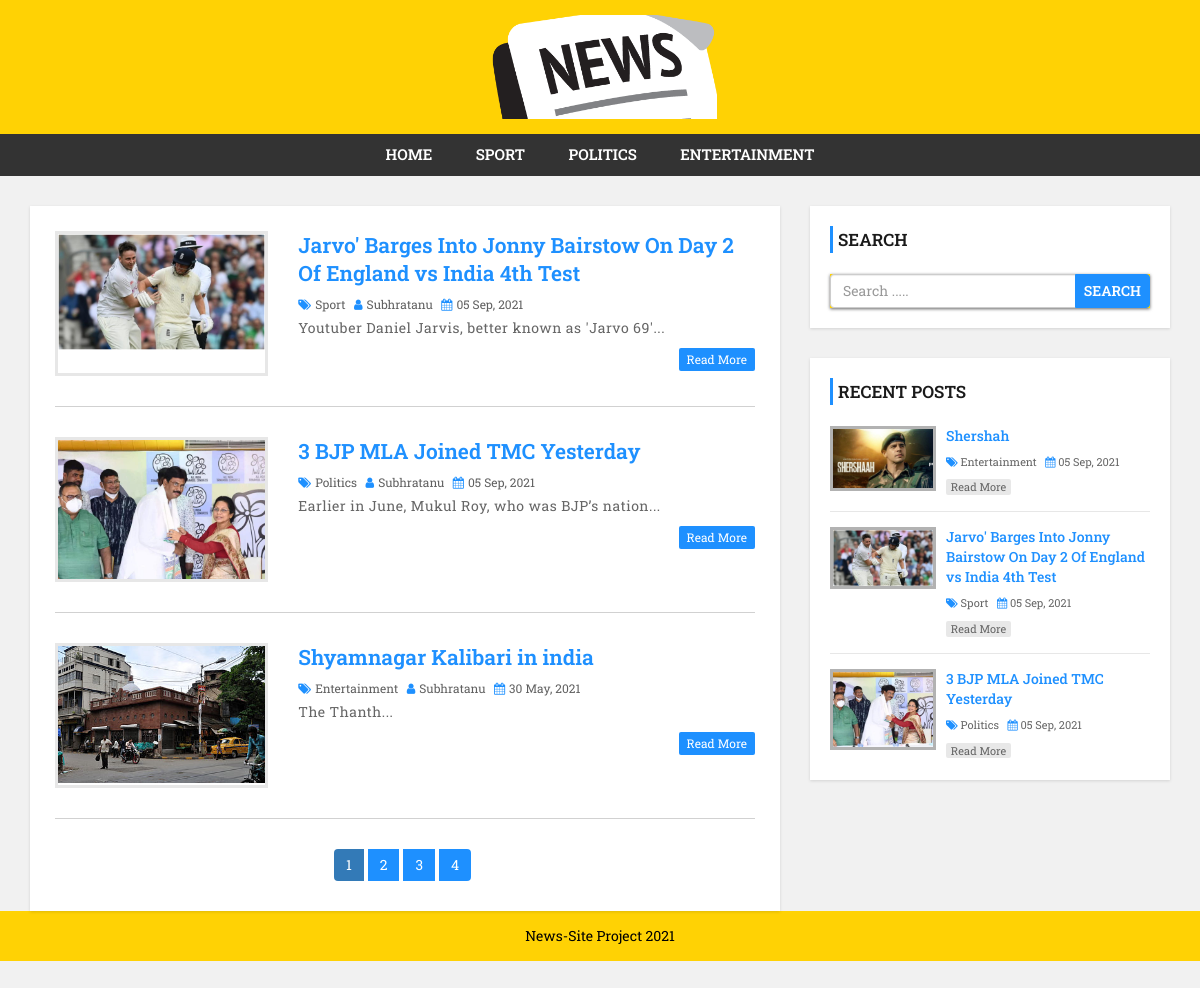
The page / on the database its author committed.
### tables this page shows
CREATE TABLE `category` (
  `category_id` int(11) NOT NULL,
  `category_name` varchar(100) NOT NULL,
  `post` int(11) NOT NULL DEFAULT 0
);

CREATE TABLE `post` (
  `post_id` int(11) NOT NULL,
  `title` varchar(100) NOT NULL,
  `description` text NOT NULL,
  `category` varchar(100) NOT NULL,
  `post_date` varchar(50) NOT NULL,
  `author` int(11) NOT NULL,
  `post_img` varchar(100) NOT NULL
);

CREATE TABLE `user` (
  `user_id` int(10) UNSIGNED NOT NULL,
  `first_name` varchar(30) NOT NULL,
  `last_name` varchar(30) NOT NULL,
  `username` varchar(30) DEFAULT NULL,
  `password` varchar(40) DEFAULT NULL,
  `role` int(11) NOT NULL
);

### config.php (called while the page is built, shortened)
<?php
$hostname="http://localhost/news-site";
?>

### index.php (the view)
<?php include 'header.php'; ?>
    <div id="main-content">
        <div class="container">
            <div class="row">
                <div class="col-md-8">
                    <div class="post-container">
                        <?php
                        include "config.php";
                        $limit=3;
                        if(isset($_GET['page'])){
                            $page=$_GET['page'];
                        }else{
                            $page=1;
                        }
                        $offset=($page-1)*$limit;
                        $sql="SELECT * FROM post
                        INNER JOIN category ON post.category=category.category_id
                        INNER JOIN user ON post.author=user.user_id
                        ORDER BY post.post_id DESC LIMIT {$offset},{$limit}";
                        $result=mysqli_query($conn,$sql) or die("Query failed");
                        if(mysqli_num_rows($result)>0){
                            while($row=mysqli_fetch_assoc($result)){
                        ?>
                        <div class="post-content">
                            <div class="row">
                                <div class="col-md-4">
                                    <a class="post-img" href="single.php?id=<?php echo $row['post_id'] ?>"><img src="admin/upload/<?php echo $row['post_img'] ?>" alt=""/></a>
                                </div>
                                <div class="col-md-8">
                                    <div class="inner-content clearfix">
                                        <h3><a href='single.php?id=<?php echo $row['post_id'] ?>'><?php echo $row['title'] ?></a></h3>
                                        <div class="post-information">
                                            <span>
                                                <i class="fa fa-tags" aria-hidden="true"></i>
                                                <a href='category.php?cid=<?php echo $row['category']; ?>'><?php echo $row['category_name'] ?></a>
                                            </span>
                                            <span>
                                                <i class="fa fa-user" aria-hidden="true"></i>
                                                <a href='author.php?aid=<?php echo $row['author']; ?>'><?php echo $row['username'] ?></a>
                                            </span>
                                            <span>
                                                <i class="fa fa-calendar" aria-hidden="true"></i>
                                                <?php echo $row['post_date']; ?>
                                            </span>
                                        </div>
                                        <p class="description">
                                            <?php echo substr($row['description'],0,50)."..." ?>
                                        </p>
                                        <a class='read-more pull-right' href='single.php?id=<?php echo $row['post_id'] ?>'>read more</a>
                                    </div>
                                </div>
                            </div>
                        </div>
                        <?php
                            }
                        }else{
                            echo "<h2>NO RECORD FOUND!</h2>";
                        }
                        $sql1="SELECT * FROM post";
                        $result1=mysqli_query($conn,$sql1) or die("Query failed");
                        if(mysqli_num_rows($result1)>0){
                        $total_records=mysqli_num_rows($result1);
                        $total_page=ceil($total_records/$limit);
                        echo "<ul class='pagination admin-pagination'>";
                        for($i=1;$i<=$total_page;$i++){
                            if($i==$page){
                                $active="active";
                            }else{
                                $active="";
                            }
                            echo '<li class="'.$active.'"><a href="index.php?page='.$i.'">'.$i.'</a></li>';
                        }
                        echo "</ul>";
                        }
                        ?>
                    </div>
                </div>
                <?php include 'sidebar.php'; ?>
            </div>
        </div>
    </div>
<?php include 'footer.php'; ?>

### header.php (shortened to what this page needs)
<?php
include "config.php";
?>
<!DOCTYPE html>
<html lang="en">
<head>
    <link rel="stylesheet" href="css/bootstrap.min.css" />
    <link rel="stylesheet" href="css/font-awesome.css">
    <link rel="stylesheet" href="css/style.css">
</head>
<body>
<div id="header" style="background-color: rgba(255,210,4);">
    <div class="container">
        <div class="row">
            <div class=" col-md-offset-4 col-md-4">
                <a href="index.php" id="logo"><img src="images/pic-1.png"></a>
            </div>
        </div>
    </div>
</div>
<div id="menu-bar">
    <div class="container">
        <div class="row">
            <div class="col-md-12">
                <?php
                include "config.php";
                $sql="SELECT * FROM category WHERE post > 0";
                $result=mysqli_query($conn,$sql) or die("Query failed: CATEGORY");
                if(mysqli_num_rows($result)>0){
                    $active="";
                ?>
                <ul class='menu'>
                    <li><a class='<?php echo $active; ?>' href=<?php echo $hostname; ?>>Home</a></li>
                    <?php
                    while($row=mysqli_fetch_assoc($result)){
                        ?>
                    <li><a class='<?php echo $active; ?>' href='category.php?cid=<?php echo $row['category_id'] ?>'><?php echo $row['category_name'] ?></a></li>
                    <?php } ?>
                </ul>
                <?php } ?>
            </div>
        </div>
    </div>
</div>

### sidebar.php
<div id="sidebar" class="col-md-4">
    <div class="search-box-container">
        <h4>Search</h4>
        <form class="search-post" action="search.php" method ="GET">
            <div class="input-group">
                <input type="text" name="search" class="form-control" placeholder="Search .....">
                <span class="input-group-btn">
                    <button type="submit" class="btn btn-danger">Search</button>
                </span>
            </div>
        </form>
    </div>
    <div class="recent-post-container">
        <h4>Recent Posts</h4>
        <?php
        include "config.php";
        $limit=3;
        $sql="SELECT * FROM post
            INNER JOIN category ON post.category=category.category_id
            ORDER BY post.post_id DESC LIMIT {$limit}";
        $result=mysqli_query($conn,$sql) or die("Query failed");
        if(mysqli_num_rows($result)>0){
            while($row=mysqli_fetch_assoc($result)){
        ?>
        <div class="recent-post">
            <a class="post-img" href="single.php?id=<?php echo $row['post_id'] ?>">
                <img src="admin/upload/<?php echo $row['post_img'] ?>" alt=""/>
            </a>
            <div class="post-content">
                <h5><a href="single.php?id=<?php echo $row['post_id'] ?>"><?php echo $row['title'] ?></a></h5>
                <span>
                    <i class="fa fa-tags" aria-hidden="true"></i>
                    <a href='category.php?cid=<?php echo $row['category']; ?>'><?php echo $row['category_name'] ?></a>
                </span>
                <span>
                    <i class="fa fa-calendar" aria-hidden="true"></i>
                     <?php echo $row['post_date']; ?>
                </span>
                <a class="read-more" href="single.php?id=<?php echo $row['post_id'] ?>">read more</a>
            </div>
        </div>
        <?php
            }
        }
        ?>
</div>

### footer.php
<div id ="footer" style="background-color: rgba(255,210,4);">
    <div class="container" >
        <div class="row">
            <div class="col-md-12">
                <span><span style="color: black;">News-Site Project 2021</span></span>
            </div>
        </div>
    </div>
</div>
</body>
</html>

### css/style.css (style rules this page uses)
body { background: #f1f1f1; font-family: sans-serif,arial,Helvetica; }
a, a:hover, a:focus { text-decoration: none; outline: none; }
ul { margin:0; padding:0; list-style:none; }
form { background: rgb(255, 210, 4); padding: 25px; box-shadow:0 1px 3px rgba(17, 16, 16, 0.63); }
#header { background: #1e90ff; text-align: center; padding: 15px; }
#logo { display: inline-block; width: 65%; }
#logo img { width: 100%; }
#menu-bar { background: #333; text-align: center; }
#menu-bar .menu > li { display: inline-block; }
.menu > li > a { padding: 10px 20px; display: block; text-transform: uppercase; color: #fff; font-size: 15px; font-weight:600; transition:all 0.5s ease 0s; }
#main-content { padding: 30px 0; min-height: 750px; }
#main-content .post-container { background-color: #fff; padding: 25px; box-shadow: 0 1px 3px rgba(0, 0, 0, 0.13); }
#main-content .post-content { border-bottom: 1px solid #d1d1d1; padding: 0 0 30px; margin-bottom:30px; }
#main-content .post-content img { width: 100%; }
#main-content .post-content .post-img { border: 3px solid #e7e7e7; display: block; height: 145px; overflow: hidden; transition: border .3s; }
#main-content .post-content h3 { font-size: 21px; line-height: 28px; font-weight: 600; margin: 0 0 7px; }
#main-content .post-content h3 a { color: #1e90ff; transition:all 0.3s; }
#main-content .post-content .post-information span { color: #606060; font-size: 12px; text-transform: capitalize; margin: 0 5px 5px 0; display: inline-block; }
#main-content .post-content .post-information i { color: #1e90ff; margin-right: 1px; }
#main-content .post-content .post-information a { color: #606060; text-decoration: none; }
#main-content .post-content p, #main-content .single-post p { color: #666; font-size: 14px; letter-spacing: 0.5px; margin:0 0 10px; }
#main-content .post-content a.read-more { color: #fff; background-color: #1E90FF; font-size: 12px; text-transform: capitalize; padding: 3px 8px; border-radius: 2px; transition: all 0.3s; }
.pagination { display: block; text-align: center; margin: 0; }
.pagination li { display:inline-block; margin: 0 5px 0 0; }
.pagination li a { border: none; background: #1e90ff; color: #fff; }
i.fa { color:#222; }
#sidebar h4 { color: #1A1A1A; font-size: 17px; line-height: 27px; font-weight:600; text-transform: uppercase; padding: 0 0 0 5px; margin: 0 0 21px; border-left: 3px solid #1e90ff; }
#sidebar .search-box-container { background-color: #fff; padding: 20px; margin: 0 0 30px; box-shadow: 0 1px 3px rgba(0, 0, 0, 0.13); }
#sidebar .search-post { padding: 0; }
#sidebar .search-post input { color: #606060; }
#sidebar .search-post .btn { font-weight: 600; text-transform: uppercase; padding: 6px 8px; background-color: #1E90FF; border-color: #1E90FF; outline: none; }
#sidebar .recent-post-container { padding: 20px; background: #fff; box-shadow: 0 1px 3px rgba(0, 0, 0, 0.13); }
#sidebar .recent-post { border-bottom: 1px solid #e7e7e7; padding: 0 0 15px; margin: 0 0 15px; }
#sidebar .recent-post:last-child { margin: 0; padding: 0; border: none; }
#sidebar .recent-post .post-img { display: inline-block; width: 33%; border: 3px solid rgba(0,0,0,0.3); vertical-align: top; transition: border .3s; }
#sidebar .recent-post .post-img img { width: 100%; }
#sidebar .recent-post .post-content { width: 65%; display: inline-block; border: none; padding: 0 0 0 7px; margin: 0; }
#sidebar .recent-post h5 { font-size: 14px; line-height: 20px; margin: 0 0 5px; }
#sidebar .recent-post h5 a { color: #1E90FF; }
#sidebar .recent-post span { color: #666; font-size: 11px; display: inline-block; margin: 0 5px 10px 0; }
#sidebar .recent-post span a { color: #666; }
#sidebar .recent-post span i { color: #1E90FF; }
#sidebar .recent-post a.read-more { color: #666; background-color: rgba(0,0,0,0.09); width: 65px; font-size: 11px; text-align: center; padding: 0; display: block; transition: all 0.3s; }
#footer { color: #fff; padding:15px 0; text-align:center; background-color:#1e90ff; }

### header.php (style rules this page uses)
* { font-family: 'Roboto Slab', serif; }

### rows shown on the page
category: category_name "SPORT"
category: category_name "POLITICS"
category: category_name "ENTERTAINMENT"
post: post_img (picture), title "Jarvo' Barges Into Jonny Bairstow On Day 2 Of England vs India 4th Test", category.category_name "Sport", user.username "Subhratanu", post_date "05 Sep, 2021", description "Youtuber Daniel Jarvis, better known as 'Jarvo 69'"
post: post_img (picture), title "3 BJP MLA Joined TMC Yesterday", category.category_name "Politics", user.username "Subhratanu", post_date "05 Sep, 2021", description "Earlier in June, Mukul Roy, who was BJP’s nation"
post: post_img (picture), title "Shyamnagar Kalibari in india", category.category_name "Entertainment", user.username "Subhratanu", post_date "30 May, 2021", description "The Thanth"
post: post_img (picture), title "Shershah", category.category_name "Entertainment", post_date "05 Sep, 2021"
